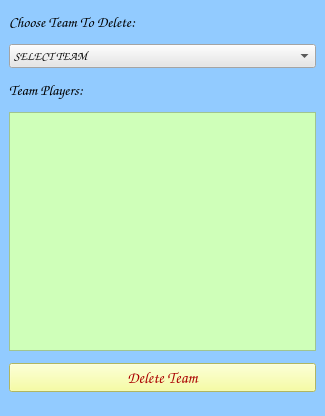
<?xml version="1.0" encoding="UTF-8"?>
<ui version="4.0">
 <class>MainWindow</class>
 <widget class="QMainWindow" name="MainWindow">
  <property name="geometry">
   <rect>
    <x>0</x>
    <y>0</y>
    <width>325</width>
    <height>416</height>
   </rect>
  </property>
  <property name="windowTitle">
   <string>Delete Team</string>
  </property>
  <property name="styleSheet">
   <string notr="true">background-color: rgb(146, 203, 255);</string>
  </property>
  <widget class="QWidget" name="centralwidget">
   <layout class="QGridLayout" name="gridLayout">
    <property name="topMargin">
     <number>12</number>
    </property>
    <property name="bottomMargin">
     <number>2</number>
    </property>
    <property name="verticalSpacing">
     <number>12</number>
    </property>
    <item row="2" column="0">
     <widget class="QLabel" name="players_label">
      <property name="font">
       <font>
        <family>Comic Sans MS</family>
        <pointsize>11</pointsize>
        <weight>75</weight>
        <bold>true</bold>
       </font>
      </property>
      <property name="text">
       <string>Team Players:</string>
      </property>
     </widget>
    </item>
    <item row="0" column="0">
     <widget class="QLabel" name="choose_label">
      <property name="font">
       <font>
        <family>Comic Sans MS</family>
        <pointsize>11</pointsize>
        <weight>75</weight>
        <bold>true</bold>
       </font>
      </property>
      <property name="text">
       <string>Choose Team To Delete:</string>
      </property>
     </widget>
    </item>
    <item row="4" column="0">
     <widget class="QListWidget" name="players_list">
      <property name="font">
       <font>
        <family>Calibri</family>
        <pointsize>10</pointsize>
       </font>
      </property>
      <property name="styleSheet">
       <string notr="true">background-color: rgb(207, 255, 185);</string>
      </property>
     </widget>
    </item>
    <item row="1" column="0">
     <widget class="QComboBox" name="cb_delete">
      <property name="font">
       <font>
        <family>Comic Sans MS</family>
        <weight>75</weight>
        <bold>true</bold>
       </font>
      </property>
      <property name="styleSheet">
       <string notr="true">background-color: rgb(230, 230, 230);</string>
      </property>
      <item>
       <property name="text">
        <string>SELECT TEAM</string>
       </property>
      </item>
     </widget>
    </item>
    <item row="8" column="0">
     <widget class="QPushButton" name="delete_btn">
      <property name="palette">
       <palette>
        <active>
         <colorrole role="Button">
          <brush brushstyle="SolidPattern">
           <color alpha="255">
            <red>246</red>
            <green>255</green>
            <blue>137</blue>
           </color>
          </brush>
         </colorrole>
         <colorrole role="ButtonText">
          <brush brushstyle="SolidPattern">
           <color alpha="255">
            <red>170</red>
            <green>0</green>
            <blue>0</blue>
           </color>
          </brush>
         </colorrole>
         <colorrole role="Base">
          <brush brushstyle="SolidPattern">
           <color alpha="255">
            <red>246</red>
            <green>255</green>
            <blue>137</blue>
           </color>
          </brush>
         </colorrole>
         <colorrole role="Window">
          <brush brushstyle="SolidPattern">
           <color alpha="255">
            <red>246</red>
            <green>255</green>
            <blue>137</blue>
           </color>
          </brush>
         </colorrole>
        </active>
        <inactive>
         <colorrole role="Button">
          <brush brushstyle="SolidPattern">
           <color alpha="255">
            <red>246</red>
            <green>255</green>
            <blue>137</blue>
           </color>
          </brush>
         </colorrole>
         <colorrole role="ButtonText">
          <brush brushstyle="SolidPattern">
           <color alpha="255">
            <red>170</red>
            <green>0</green>
            <blue>0</blue>
           </color>
          </brush>
         </colorrole>
         <colorrole role="Base">
          <brush brushstyle="SolidPattern">
           <color alpha="255">
            <red>246</red>
            <green>255</green>
            <blue>137</blue>
           </color>
          </brush>
         </colorrole>
         <colorrole role="Window">
          <brush brushstyle="SolidPattern">
           <color alpha="255">
            <red>246</red>
            <green>255</green>
            <blue>137</blue>
           </color>
          </brush>
         </colorrole>
        </inactive>
        <disabled>
         <colorrole role="Button">
          <brush brushstyle="SolidPattern">
           <color alpha="255">
            <red>246</red>
            <green>255</green>
            <blue>137</blue>
           </color>
          </brush>
         </colorrole>
         <colorrole role="ButtonText">
          <brush brushstyle="SolidPattern">
           <color alpha="255">
            <red>120</red>
            <green>120</green>
            <blue>120</blue>
           </color>
          </brush>
         </colorrole>
         <colorrole role="Base">
          <brush brushstyle="SolidPattern">
           <color alpha="255">
            <red>246</red>
            <green>255</green>
            <blue>137</blue>
           </color>
          </brush>
         </colorrole>
         <colorrole role="Window">
          <brush brushstyle="SolidPattern">
           <color alpha="255">
            <red>246</red>
            <green>255</green>
            <blue>137</blue>
           </color>
          </brush>
         </colorrole>
        </disabled>
       </palette>
      </property>
      <property name="font">
       <font>
        <family>Comic Sans MS</family>
        <pointsize>12</pointsize>
        <weight>75</weight>
        <bold>true</bold>
       </font>
      </property>
      <property name="styleSheet">
       <string notr="true">background-color: rgb(246, 255, 137);</string>
      </property>
      <property name="text">
       <string>Delete Team</string>
      </property>
     </widget>
    </item>
   </layout>
  </widget>
  <widget class="QStatusBar" name="statusbar"/>
 </widget>
 <resources/>
 <connections/>
</ui>
